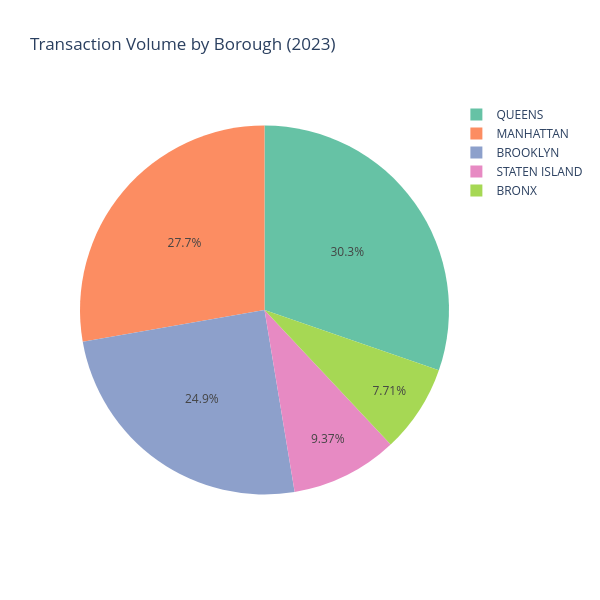
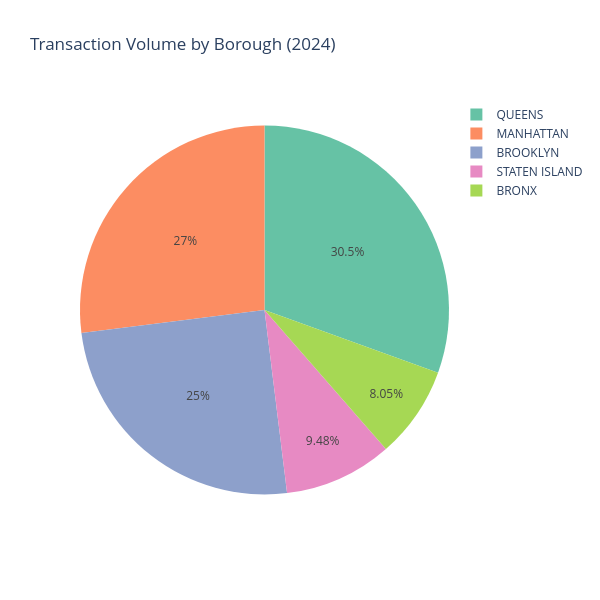

Notebook code cell kept with these figures, in order:
### Code cell
fig_2023 = pie_chart_year(combined_df, 2023)
fig_2024 = pie_chart_year(combined_df, 2024)
fig_2023.show()
fig_2024.show()

### Figure 1 — Plotly figure (JSON) as saved in the notebook; plotly's stock layout.template omitted (floating-point values rounded to 4 significant figures)
{"data": [{"customdata": [["QUEENS"], ["MANHATTAN"], ["BROOKLYN"], ["STATEN ISLAND"], ["BRONX"]], "domain": {"x": [0, 1], "y": [0, 1]}, "hovertemplate": "BOROUGH=%{customdata[0]}<br>TRANSACTION_COUNT=%{value}<extra></extra>", "labels": ["QUEENS", "MANHATTAN", "BROOKLYN", "STATEN ISLAND", "BRONX"], "legendgroup": "", "marker": {"colors": ["rgb(102,194,165)", "rgb(252,141,98)", "rgb(141,160,203)", "rgb(231,138,195)", "rgb(166,216,84)"]}, "name": "", "showlegend": true, "type": "pie", "values": [13971, 12793, 11467, 4321, 3557]}], "layout": {"height": 600, "legend": {"tracegroupgap": 0}, "piecolorway": ["rgb(102,194,165)", "rgb(252,141,98)", "rgb(141,160,203)", "rgb(231,138,195)", "rgb(166,216,84)", "rgb(255,217,47)", "rgb(229,196,148)", "rgb(179,179,179)"], "title": {"text": "Transaction Volume by Borough (2023)"}, "width": 600}}

### Figure 2 — Plotly figure (JSON) as saved in the notebook; plotly's stock layout.template omitted (floating-point values rounded to 4 significant figures)
{"data": [{"customdata": [["QUEENS"], ["MANHATTAN"], ["BROOKLYN"], ["STATEN ISLAND"], ["BRONX"]], "domain": {"x": [0, 1], "y": [0, 1]}, "hovertemplate": "BOROUGH=%{customdata[0]}<br>TRANSACTION_COUNT=%{value}<extra></extra>", "labels": ["QUEENS", "MANHATTAN", "BROOKLYN", "STATEN ISLAND", "BRONX"], "legendgroup": "", "marker": {"colors": ["rgb(102,194,165)", "rgb(252,141,98)", "rgb(141,160,203)", "rgb(231,138,195)", "rgb(166,216,84)"]}, "name": "", "showlegend": true, "type": "pie", "values": [12237, 10824, 10011, 3801, 3230]}], "layout": {"height": 600, "legend": {"tracegroupgap": 0}, "piecolorway": ["rgb(102,194,165)", "rgb(252,141,98)", "rgb(141,160,203)", "rgb(231,138,195)", "rgb(166,216,84)", "rgb(255,217,47)", "rgb(229,196,148)", "rgb(179,179,179)"], "title": {"text": "Transaction Volume by Borough (2024)"}, "width": 600}}
